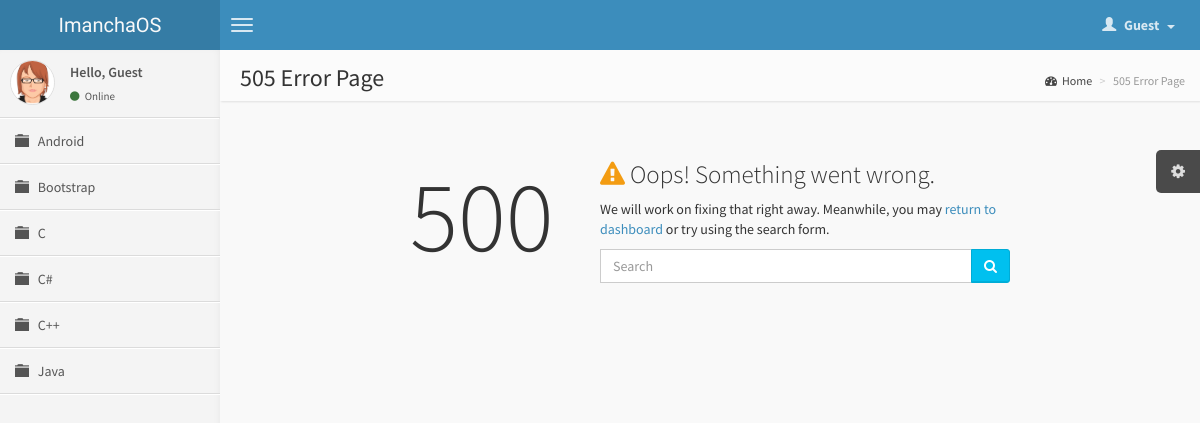
The app's page /errno.php with its own data.
### tables this page shows
CREATE TABLE IF NOT EXISTS `category` (
  `id_category` int(11) NOT NULL AUTO_INCREMENT,
  `name_category` varchar(30) NOT NULL,
  `description` varchar(50) NOT NULL,
  PRIMARY KEY (`id_category`)
);

### function.inc (the view, shortened to what this page needs)
<?php session_start();
	function guestmenu(){
		echo '<li class="dropdown user user-menu">
            <a href="#" class="dropdown-toggle" data-toggle="dropdown">
              <i class="glyphicon glyphicon-user"></i>
              <span>Guest &nbsp;<i class="caret"></i></span>
            </a>
            <ul class="dropdown-menu">
              <li class="user-header bg-red">
                <img src="img/avatar3.png" class="img-circle" alt="User Image" />
                <p>Anonymous</p>
              </li>
              <li class="user-footer">
                <div class="pull-left"><a href="login.php" class="btn btn-default btn-flat">Sign In</a></div>
                <div class="pull-right"><a href="register.php" class="btn btn-default btn-flat">Sign Up</a></div>
              </li>
            </ul>
          </li>';
	}
	function topmenu(){
		if(isset($_SESSION['id'])){
			usermenu();
		}else{
			guestmenu();
		}
	}
	function navigation(){
		echo '<a href="index.php" class="logo">ImanchaOS</a>
          <nav class="navbar navbar-static-top" role="navigation">
            <a href="#" class="navbar-btn sidebar-toggle" data-toggle="offcanvas" role="button" title="Toggle Navigation">
              <span class="sr-only">Toggle navigation</span>
              <span class="icon-bar"></span>
              <span class="icon-bar"></span>
              <span class="icon-bar"></span>
            </a>
            <div class="navbar-right">
              <ul class="nav navbar-nav">';
                topmenu();
    echo '		</ul>
            </div>
          </nav>';
	}
	function sidebar(){
		if(isset($_SESSION['id'])){
			$message = "<p>Hello, ".$_SESSION['username']."</p>";
			$dashboard = "<li><a href='dashboard.php'><i class='fa fa-dashboard'></i><span>Dashboard</span></a></li>";
		}else{
			$message = "<p>Hello, Guest</p>";
			$dashboard = "";
		}
		echo '<section class="sidebar">
            <div class="user-panel">
                <div class="pull-left image">
                    <img src="img/avatar3.png" class="img-circle" alt="User Image" />
                </div>
                <div class="pull-left info">
									'.$message.'
									<a href="#"><i class="fa fa-circle text-success"></i> Online</a>
                </div>
            	</div>
            <ul class="sidebar-menu">'.$dashboard.'';
							$sql = "SELECT * FROM category ORDER BY name_category ASC";
							$res = mysql_query($sql) or die(mysql_error());
							if(mysql_num_rows($res) > 0){
								while($row = mysql_fetch_assoc($res)){
									$id = $row['id_category'];
									$name = $row['name_category'];
									if(isset($_GET['cid']) && ($_GET['cid'] == $id)){
										$active = "active";
										$icon = "glyphicon-folder-open";
									}else{
										$active = "";
										$icon = "glyphicon-folder-close";
									}
									echo '<li class='.$active.'>
													<a href="category.php?cid='.$id.'&title='.$name.'">
														<i class="glyphicon '.$icon.'"></i>
														<span>'.$name.'</span>
													</a>
												</li>';
								}
							}
    echo '	</ul>
      		</section>';
	}
?>

### css/imancha.css (style rules this page uses)
html, body { overflow-x: hidden!important; font-family: 'Source Sans Pro', sans-serif; -webkit-font-smoothing: antialiased; min-height: 100%; background: #f9f9f9; }
a { color: #3c8dbc; }
img { max-width: 100%important; }
body > .header .navbar { height: 50px; margin-bottom: 0; margin-left: 220px; }
body > .header .navbar .sidebar-toggle { float: left; padding: 9px 5px; margin-top: 8px; margin-right: 0; margin-bottom: 8px; margin-left: 5px; background-color: transparent; background-image: none; border: 1px solid transparent; -webkit-border-radius: 0 !important; -moz-border-radius: 0 !important; border-radius: 0 !important; }
body > .header .navbar .sidebar-toggle .icon-bar { display: block; width: 22px; height: 2px; -webkit-border-radius: 4px; -moz-border-radius: 4px; border-radius: 4px; }
body > .header .navbar .sidebar-toggle .icon-bar + .icon-bar { margin-top: 4px; }
body > .header .navbar .nav > li.user > a { font-weight: bold; }
body > .header .navbar .nav > li.user > a > .fa, body > .header .navbar .nav > li.user > a > .glyphicon, body > .header .navbar .nav > li.user > a > .ion { margin-right: 5px; }
body > .header .logo { float: left; font-size: 20px; line-height: 50px; text-align: center; padding: 0 10px; width: 220px; font-family: 'Kaushan Script', cursive; font-weight: 500; height: 50px; display: block; }
.sidebar { margin-bottom: 5px; }
.sidebar .sidebar-menu { list-style: none; margin: 0; padding: 0; }
.sidebar .sidebar-menu > li { margin: 0; padding: 0; }
.sidebar .sidebar-menu > li > a { padding: 12px 5px 12px 15px; display: block; }
.sidebar .sidebar-menu > li > a > .fa, .sidebar .sidebar-menu > li > a > .glyphicon, .sidebar .sidebar-menu > li > a > .ion { width: 20px; }
.user-panel { padding: 10px; }
.user-panel:before, .user-panel:after { display: table; content: " "; }
.user-panel:after { clear: both; }
.user-panel > .image > img { width: 45px; height: 45px; }
.user-panel > .info { font-weight: 600; padding: 5px 5px 5px 15px; font-size: 14px; line-height: 1; }
.user-panel > .info > p { margin-bottom: 9px; }
.user-panel > .info > a { text-decoration: none; padding-right: 5px; margin-top: 3px; font-size: 11px; font-weight: normal; }
.user-panel > .info > a > .fa, .user-panel > .info > a > .ion, .user-panel > .info > a > .glyphicon { margin-right: 3px; }
.skin-blue .navbar { background-color: #3c8dbc; }
.skin-blue .navbar .nav a { color: rgba(255, 255, 255, 0.8); }
.skin-blue .navbar .navbar-right > .nav { margin-right: 10px; }
.skin-blue .navbar .sidebar-toggle .icon-bar { background: rgba(255, 255, 255, 0.8); }
.skin-blue .logo { background-color: #367fa9; color: #f9f9f9; }
.skin-blue .user-panel > .image > img { border: 1px solid #dfdfdf; }
.skin-blue .user-panel > .info, .skin-blue .user-panel > .info > a { color: #555555; }
.skin-blue .sidebar { border-bottom: 1px solid #fff; }
.skin-blue .sidebar > .sidebar-menu > li { border-top: 1px solid #fff; border-bottom: 1px solid #dbdbdb; }
.skin-blue .sidebar > .sidebar-menu > li:first-of-type { border-top: 1px solid #dbdbdb; }
.skin-blue .sidebar > .sidebar-menu > li:first-of-type > a { border-top: 1px solid #fff; }
.skin-blue .sidebar > .sidebar-menu > li > a { margin-right: 1px; }
.skin-blue .sidebar a { color: #555555; }

### records on screen
category: name_category "Android"
category: name_category "Bootstrap"
category: name_category "C"
category: name_category "C#"
category: name_category "C++"
category: name_category "Java"

### other values on screen
$title "505 Error Page"
